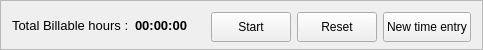
         <widget class="QFrame" name="frame">
          <property name="minimumSize">
           <size>
            <width>400</width>
            <height>25</height>
           </size>
          </property>
          <property name="maximumSize">
           <size>
            <width>650</width>
            <height>50</height>
           </size>
          </property>
          <property name="frameShape">
           <enum>QFrame::StyledPanel</enum>
          </property>
          <property name="frameShadow">
           <enum>QFrame::Raised</enum>
          </property>
          <layout class="QHBoxLayout" name="horizontalLayout_6">
           <item>
            <widget class="QLabel" name="label_hrstitle">
             <property name="font">
              <font>
               <pointsize>10</pointsize>
              </font>
             </property>
             <property name="text">
              <string>Total Billable hours :</string>
             </property>
            </widget>
           </item>
           <item>
            <widget class="QLabel" name="label_time">
             <property name="minimumSize">
              <size>
               <width>70</width>
               <height>0</height>
              </size>
             </property>
             <property name="font">
              <font>
               <pointsize>10</pointsize>
               <weight>75</weight>
               <bold>true</bold>
              </font>
             </property>
             <property name="text">
              <string>00:00:00</string>
             </property>
            </widget>
           </item>
           <item>
            <widget class="QPushButton" name="pushButton_startPause">
             <property name="minimumSize">
              <size>
               <width>0</width>
               <height>30</height>
              </size>
             </property>
             <property name="maximumSize">
              <size>
               <width>100</width>
               <height>16777215</height>
              </size>
             </property>
             <property name="text">
              <string>Start</string>
             </property>
             <property name="icon">
              <iconset resource="images/icons/icons.qrc">
               <normaloff>:/new/general/Gnome-Media-Playback-Start-64.png</normaloff>:/new/general/Gnome-Media-Playback-Start-64.png</iconset>
             </property>
            </widget>
           </item>
           <item>
            <widget class="QPushButton" name="pushButton_stop">
             <property name="minimumSize">
              <size>
               <width>0</width>
               <height>30</height>
              </size>
             </property>
             <property name="maximumSize">
              <size>
               <width>100</width>
               <height>16777215</height>
              </size>
             </property>
             <property name="text">
              <string>Reset</string>
             </property>
             <property name="icon">
              <iconset resource="images/icons/icons.qrc">
               <normaloff>:/new/general/Gnome-Process-Stop-64.png</normaloff>:/new/general/Gnome-Process-Stop-64.png</iconset>
             </property>
            </widget>
           </item>
           <item>
            <widget class="QPushButton" name="pushButton_newTime">
             <property name="minimumSize">
              <size>
               <width>0</width>
               <height>30</height>
              </size>
             </property>
             <property name="maximumSize">
              <size>
               <width>200</width>
               <height>16777215</height>
              </size>
             </property>
             <property name="text">
              <string>New time entry</string>
             </property>
             <property name="icon">
              <iconset resource="images/icons/icons.qrc">
               <normaloff>:/new/general/clock.png</normaloff>:/new/general/clock.png</iconset>
             </property>
            </widget>
           </item>
          </layout>
         </widget>
